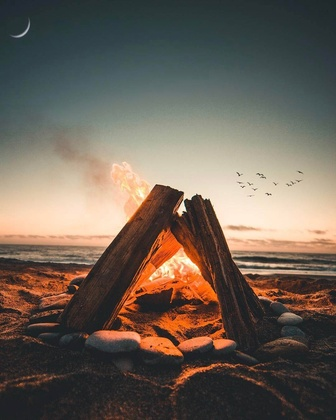
%> input picture Compresion-de-imagenes-SVD+PCA/fogata.jpg, 336 x 420 px, shrunk from 1080 x 1350 before the run
$ octave SVD_JoaquinFarias.m   (GNU Octave 9; MATLAB toolbox functions it lacks are replaced by stand-ins)
%> lines starting %> are read from the running program, lines starting %| are printed output that depends on the picture
%> the answer given: 3
### Compresion-de-imagenes-SVD+PCA/comprimir.m
function [U, E, V] = comprimir(IMG_ORIGINAL, porcentaje)
%> called with porcentaje = 3

%Primero se decomponen las matrices RGB con SVD.
[Ur, Er, Vr] = svd(IMG_ORIGINAL(:,:,1));
[Ug, Eg, Vg] = svd(IMG_ORIGINAL(:,:,2));
[Ub, Eb, Vb] = svd(IMG_ORIGINAL(:,:,3));

%Ahora de de acuerdo al porcentaje de valores singulares ha ocupar, se
%obtiene el numero exacto de ellos.
val_sing = round((size(Er,1) / 100) * porcentaje);
%> val_sing = 13

%Se empequeñesen las matrices de acuerdo al numero de valores singulares ha
%ocupar obtenido.
Erc = Er(1:val_sing, 1:val_sing);
Urc = Ur(:,1:val_sing);
Vrc = Vr(:,1:val_sing);

Egc = Eg(1:val_sing, 1:val_sing);
Ugc = Ug(:,1:val_sing);
Vgc = Vg(:,1:val_sing);

Ebc = Eb(1:val_sing, 1:val_sing);
Ubc = Ub(:,1:val_sing);
Vbc = Vb(:,1:val_sing);

U = cat(3, Urc, Ugc, Ubc);
E = cat(3, Erc, Egc, Ebc);
V = cat(3, Vrc, Vgc, Vbc);
end

### Compresion-de-imagenes-SVD+PCA/recomprimir.m
function [IMG_RECON] = recomprimir(U, E, V)

%Se reconstruyen las matrices RGB.
R = U(:,:,1) * E(:,:,1) * (V(:,:,1))';
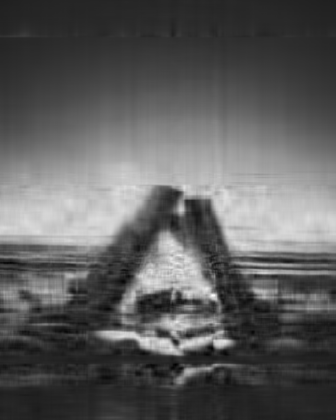
%> R: size 420x336 double; min -11.97, max 317.6, mean 108.2; drawn with min black and max white
G = U(:,:,2) * E(:,:,2) * (V(:,:,2))';
B = U(:,:,3) * E(:,:,3) * (V(:,:,3))';

%se calcula la matriz de salida que contiene las matrices U, E y V de las
%matrices RGB.
IMG_RECON = uint8(cat(3, R, G, B));
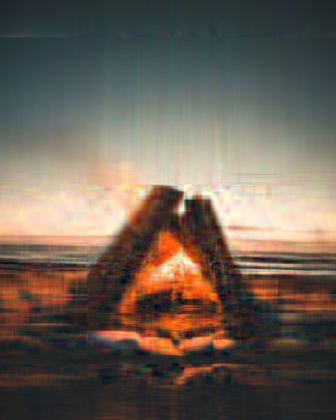
%> IMG_RECON: size 420x336x3 uint8; mean R, G, B 108.1, 96.8, 85.7

end

### Compresion-de-imagenes-SVD+PCA/calc_error.m
function [error, img_prom_erroresRGB] = calc_error(IMG_ORIGINAL,IMG_RECON)

%Extraccion de caracteristicas
R = double(IMG_ORIGINAL(:,:,1));
G = double(IMG_ORIGINAL(:,:,2));
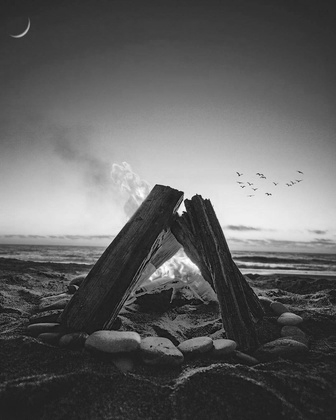
%> G: size 420x336 double; min 0, max 255, mean 96.8
B = double(IMG_ORIGINAL(:,:,3));
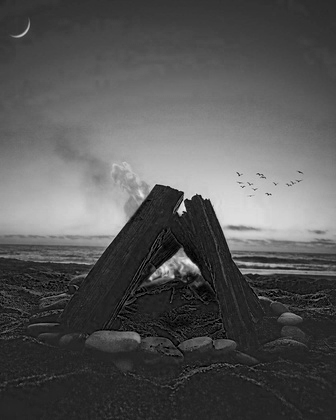
%> B: size 420x336 double; min 0, max 239, mean 85.7
Rc = double(IMG_RECON(:,:,1));
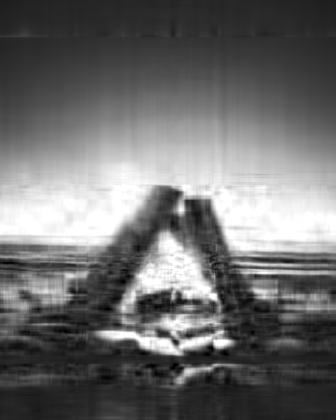
%> Rc: size 420x336 double; min 0, max 255, mean 108.1
Gc = double(IMG_RECON(:,:,2));
Bc = double(IMG_RECON(:,:,3));

%variables
sum_errores = 0;
sum_errores = double(sum_errores);
img_erroresR = zeros(size(IMG_ORIGINAL,1),size(IMG_ORIGINAL,2));
img_erroresG = zeros(size(IMG_ORIGINAL,1),size(IMG_ORIGINAL,2));
img_erroresB = zeros(size(IMG_ORIGINAL,1),size(IMG_ORIGINAL,2));
img_prom_erroresRGB = [size(IMG_ORIGINAL,1),size(IMG_ORIGINAL,2)];
%> img_prom_erroresRGB = [420 336]

%calculo de errores en cada elemento de las matrices RGB
img_restaR = abs(R - Rc);
img_restaG = abs(G - Gc);
img_restaB = abs(B - Bc);
for i=1:size(IMG_ORIGINAL,1)
        for j=1:size(IMG_ORIGINAL,2)
            img_erroresR(i,j) = img_restaR(i,j) / 256;
            img_erroresG(i,j) = img_restaG(i,j) / 256;
            img_erroresB(i,j) = img_restaB(i,j) / 256;
        end
end

%calculo de error promedio en cada vector RGB
for i=1:size(IMG_ORIGINAL,1)
        for j=1:size(IMG_ORIGINAL,2)
            img_prom_erroresRGB(i,j) = img_erroresR(i,j) + img_erroresG(i,j) + img_erroresB(i,j);
        end
end
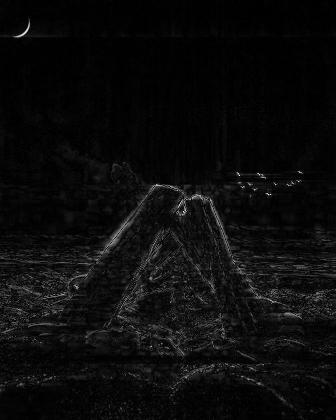
%> img_prom_erroresRGB: size 420x336 double; min 0, max 1.63, mean 0.0767; drawn with min black and max white
img_prom_erroresRGB(:,:) = img_prom_erroresRGB(:,:)/3;

%calculo de error promedio de la imagen compilada
for i=1:size(IMG_ORIGINAL,1)
        for j=1:size(IMG_ORIGINAL,2)
            sum_errores = sum_errores + img_prom_erroresRGB(i,j);
        end
end
%> after the loop, sum_errores = 3607.2

%calculo de errores promedio final
total_posiciones = size(IMG_ORIGINAL,1) * size(IMG_ORIGINAL,2);
%> total_posiciones = 141120
error = sum_errores / total_posiciones;
%> error = 0.0256
error = round(error*100,4,'significant');
%> error = 2.56

end

### Compresion-de-imagenes-SVD+PCA/SVD_JoaquinFarias.m
%Compresion de imagenes con SVD
%joaquin Farias
%Procesamiento moderno de señales

clear all

%Se extre los datos de la imagen original.
IMG_ORIGINAL = double(imread('fogata.jpg'));

fprintf('Hola, este es un programa para comprimir imagenes mediante SVD.\n')
prompt = 'Por favor ingrese el porcentaje de valores singulares: ';

%se guarda el porcentaje de valores singulares ha ocupar.
porcentaje = input(prompt);

%Se comprime la imagen dependiendo del porcentaje ingresado
tic_kmeans = tic;
[U, E, V] = comprimir(IMG_ORIGINAL, porcentaje);
toc_kmeans = toc(tic_kmeans);

%Se reconstruye la imagen que comprimida anteriormente
tic_recon = tic;
[IMG_RECON] = recomprimir(U, E, V);
toc_recon = toc(tic_recon);

%calculo de error
tic_error = tic;
[error, img_prom_erroresRGB] = calc_error(IMG_ORIGINAL,IMG_RECON);
%> error = 2.56
error = num2str(error);
%> error = '2.5561'
fprintf('Error de imagen compilada: %s %%\n',error);
%| Error de imagen compilada: 2.5561 %
toc_error = toc(tic_error);

%se muestran en pantalla los tiempos de ejecucion de los algoritmos
fprintf('\nTiempo de ejecucion de algoritmo de compresion con SVD: %d seg.\n',toc_kmeans);
fprintf('Tiempo de ejecucion de algoritmo de recompresion: %d seg.\n',toc_recon);
fprintf('Tiempo de ejecucion de algoritmo de calculo de error: %d seg.\n',toc_error);
toc_total = toc_kmeans + toc_recon + toc_error;
fprintf('Tiempo de ejecucion de algoritmo completo: %d seg.\n',toc_total);

%Se muestra la imagen original
subplot(2, 2, 1);
imagesc(uint8(IMG_ORIGINAL));
title('Imagen original');

%Se muestra la imagen comprimida
subplot(2, 2, 2);
imagesc(IMG_RECON);
title('Imagen comprimida');

%Se muestra mapa de errores por pixel de la imagen original comparada con
%la imagen comprimida.
subplot(2,2,3);
imagesc(img_prom_erroresRGB, [0,1]); title(['Error por pixel con un ',num2str(porcentaje),'% de VS'])
colorbar; colormap jet(256); axis off; axis image;

%Se muestra el SVD de la imagen
subplot(2,2,4);
plot(diag(E(:,:,1)+E(:,:,2)+E(:,:,3)),'LineWidth',2); title('SVD');
%> after `title('SVD')`:
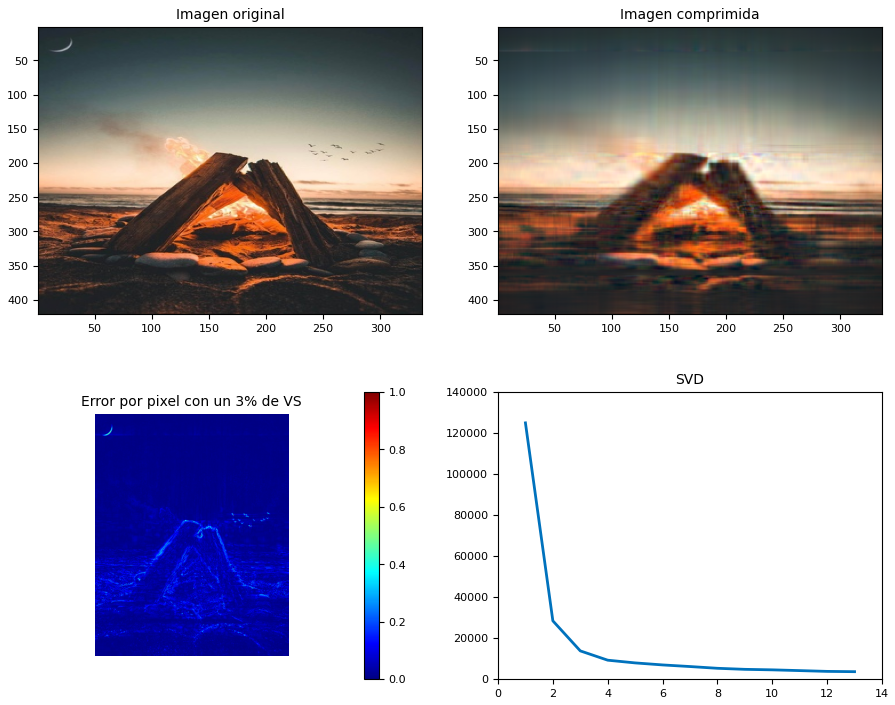
%> figure redrawn from the program's plot data, 4 panels

imwrite(IMG_RECON,'fogata_comprimida.jpeg','JPEG');
